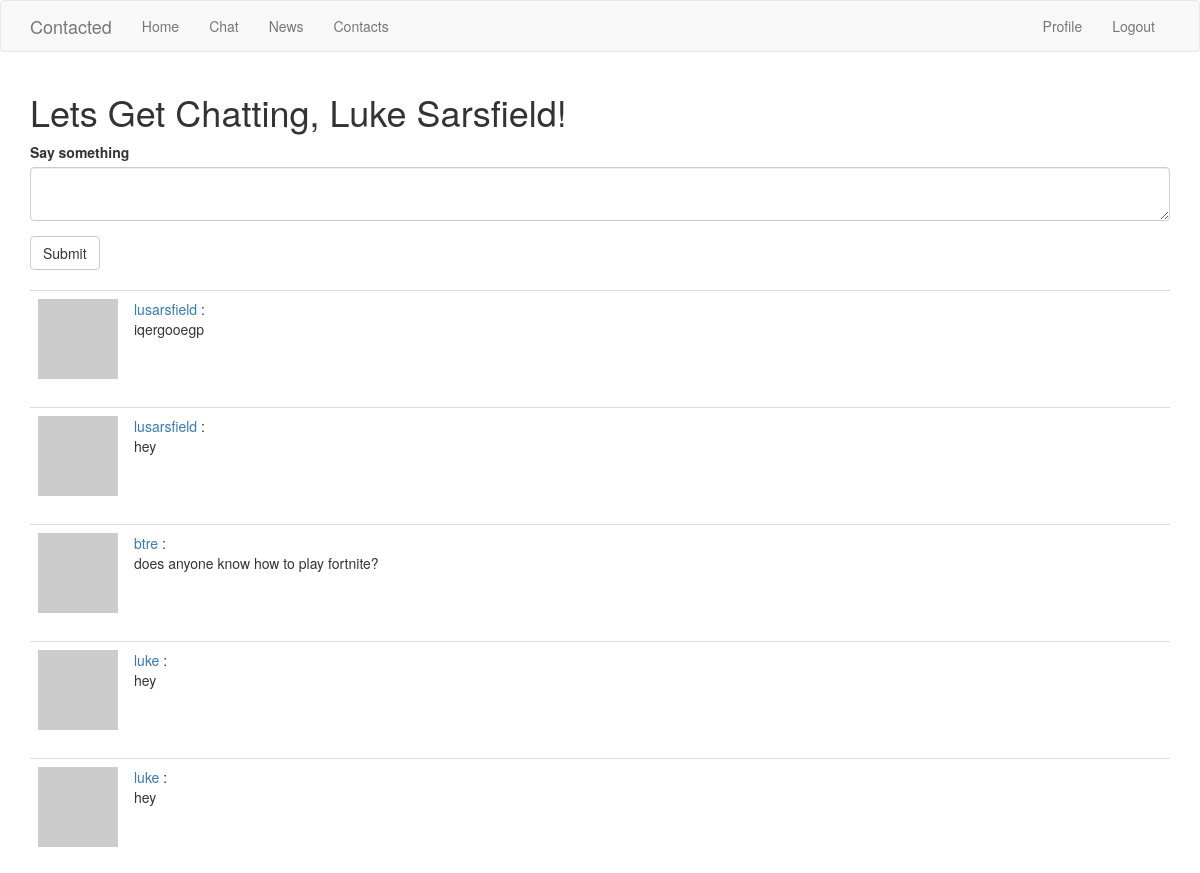
Page /chat (signed in, upper part) on the earlier database version.
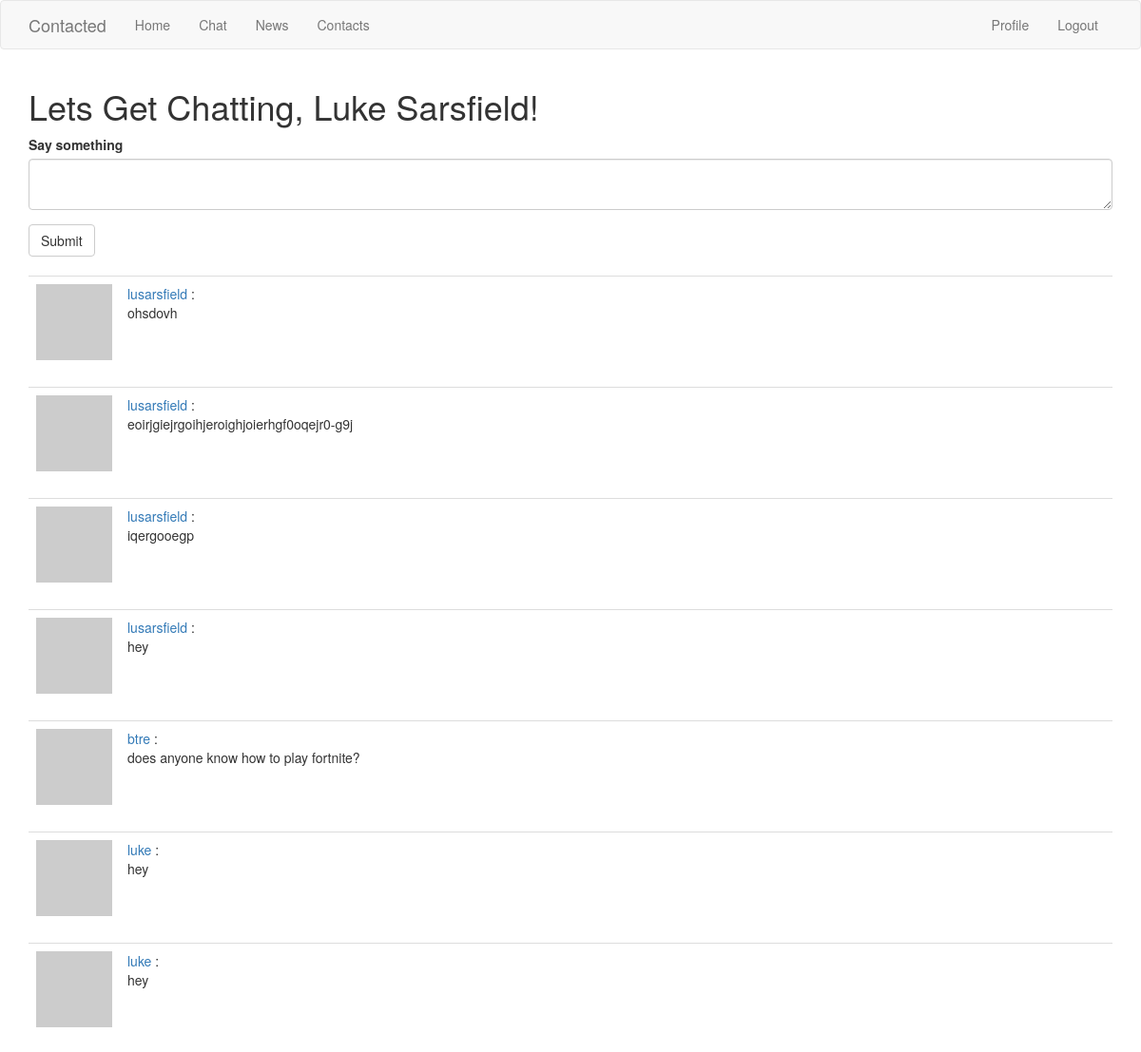
Same page on the later database version.
### app/models.py (models this page shows, shortened)
class Post(db.Model):
    id = db.Column(db.Integer, primary_key=True)
    body = db.Column(db.String(140))
    timestamp = db.Column(db.DateTime, index=True, default=datetime.utcnow)
    user_id = db.Column(db.Integer, db.ForeignKey('user.id'))

class User(UserMixin, db.Model):
    id = db.Column(db.Integer, primary_key=True)
    username = db.Column(db.String(64), index=True, unique=True)
    email = db.Column(db.String(120), index=True, unique=True)
    password_hash = db.Column(db.String(128))
    posts = db.relationship('Post', backref='author', lazy='dynamic')
    fullname_me = db.Column(db.String(140))
    email_me = db.Column(db.String(140))
    phonenumber_me = db.Column(db.String(140))
    city_me = db.Column(db.String(140))
    jobtitle_me = db.Column(db.String(140))
    company_me = db.Column(db.String(140))
    about_me = db.Column(db.String(140))
    last_seen = db.Column(db.DateTime, default=datetime.utcnow)
    followed = db.relationship(
        'User', secondary=followers,
        primaryjoin=(followers.c.follower_id == id),
        secondaryjoin=(followers.c.followed_id == id),
        backref=db.backref('followers', lazy='dynamic'), lazy='dynamic')
    def avatar(self, size):
        digest = md5(self.email.lower().encode('utf-8')).hexdigest()
        return 'https://www.gravatar.com/avatar/{}?d=identicon&s={}'.format(
            digest, size)

### app/routes.py (the view)
@app.route('/chat', methods=['GET', 'POST'])
@login_required
def chat():
    form = PostForm()
    if form.validate_on_submit():
        post = Post(body=form.post.data, author=current_user)
        db.session.add(post)
        db.session.commit()
        flash('Your post is now live!')
        return redirect(url_for('chat'))
    page = request.args.get('page', 1, type=int)
    posts = Post.query.order_by(Post.timestamp.desc()).paginate(
        page=page, per_page=app.config['POSTS_PER_PAGE'], error_out=False)
    next_url = url_for('chat', page=posts.next_num) \
        if posts.has_next else None
    prev_url = url_for('chat', page=posts.prev_num) \
        if posts.has_prev else None
    return render_template('chat.html', title='Home', form=form,
                           posts=posts.items, next_url=next_url,
                           prev_url=prev_url)

### app/forms.py
class PostForm(FlaskForm):
    post = TextAreaField('Say something', validators=[DataRequired()])
    submit = SubmitField('Submit')

### app/models.py (called while the page is built)
@login.user_loader
def load_user(id):
    return User.query.get(int(id))

### app/routes.py (called while the page is built)
@app.before_request
def before_request():
    if current_user.is_authenticated:
        current_user.last_seen = datetime.utcnow()
        db.session.commit()

### app/templates/chat.html (shortened to what this page needs)
{% extends "base.html" %}
{% import 'bootstrap/wtf.html' as wtf %}
{% block app_content %}
    <h1>Lets Get Chatting, {{ current_user.fullname_me}}!</h1>
    {% if form %}
    {{ wtf.quick_form(form) }}
    <br>
    {% endif %}
    {% for post in posts %}
        {% include '_post.html' %}
    {% endfor %}
{% endblock %}

### app/templates/_post.html
<table class="table table-hover">
    <tr>
        <td width="70px">
            <a href="{{ url_for('user', username=post.author.username) }}">
                <img src="{{ post.author.avatar(70) }}" />
            </a>
        </td>
        <td>
            <a href="{{ url_for('user', username=post.author.username) }}">
                {{ post.author.username }}
            </a>
            :
            <br>
            {{ post.body }}
        </td>
    </tr>
</table>

Differences in the rows shown:
added Post: author.username "lusarsfield", body "ohsdovh"
added Post: author.username "lusarsfield", body "eoirjgiejrgoihjeroighjoierhgf0oqejr0-g9j"
